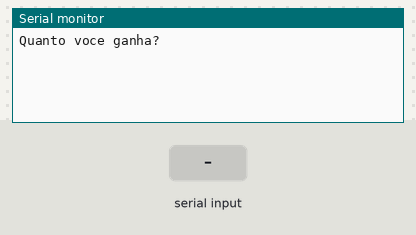
Bench run of a sketch on a simulated Arduino Uno, built with avr-gcc and run on an emulated ATmega328P. On the bench: the last lines printed to the serial monitor. The inputs (shaded band) are chosen by the test bench.

Above: at 1.2 s.
1.3 s: "90,45\n" received over Serial
At 1.9 s:
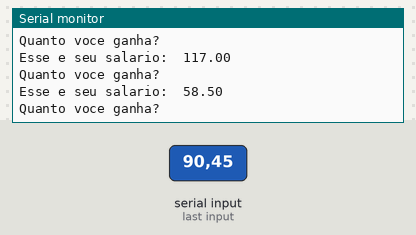
2.8 s: "30,150\n" received over Serial
At 4.4 s:
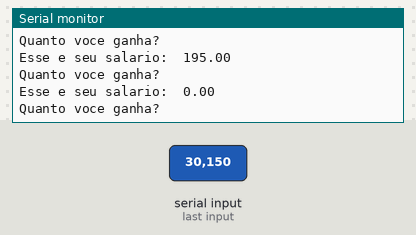
Timing chart, 0 to 5.9 s (numbered marks = the images above; inputs shaded):
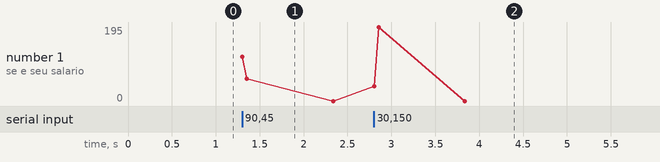

Measured:
- after the input at 1.3 s, the serial monitor: prints a new line at once (image 1)
- after the input at 2.8 s, the serial monitor: prints a new line at once (image 2)

The sketch:

exercio_21.ino
```cpp
float salario = 0;


void setup()
{
  Serial.begin(9600);
}

void loop()
{


    Serial.println("Quanto voce ganha?");
    while( ! Serial.available()  );
    salario = Serial.parseFloat ();


  if(salario <= 500){;
    float SalarioAC = salario + (salario * 0.30);
  Serial.println("Esse e seu salario:  "+ String(SalarioAC));
                    }else{
    Serial.println("voce nao tem direito ao aumento");
  }


}
```
